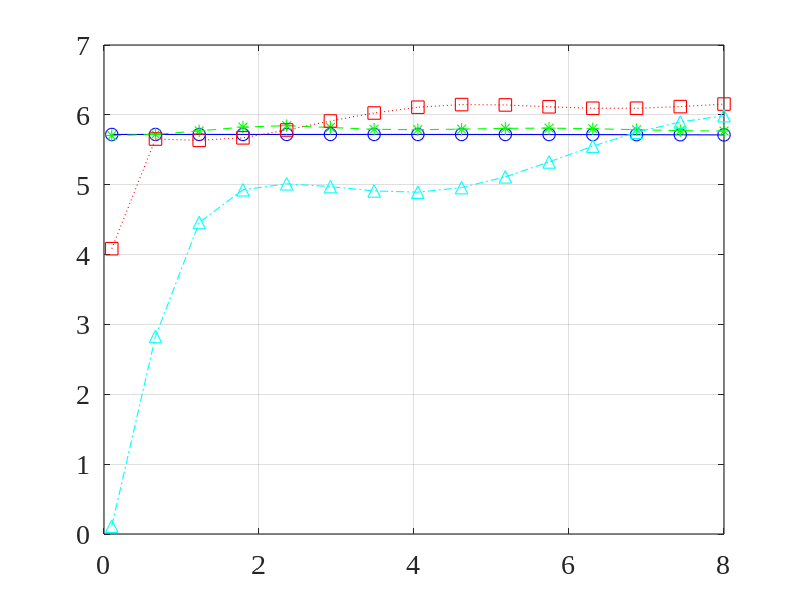
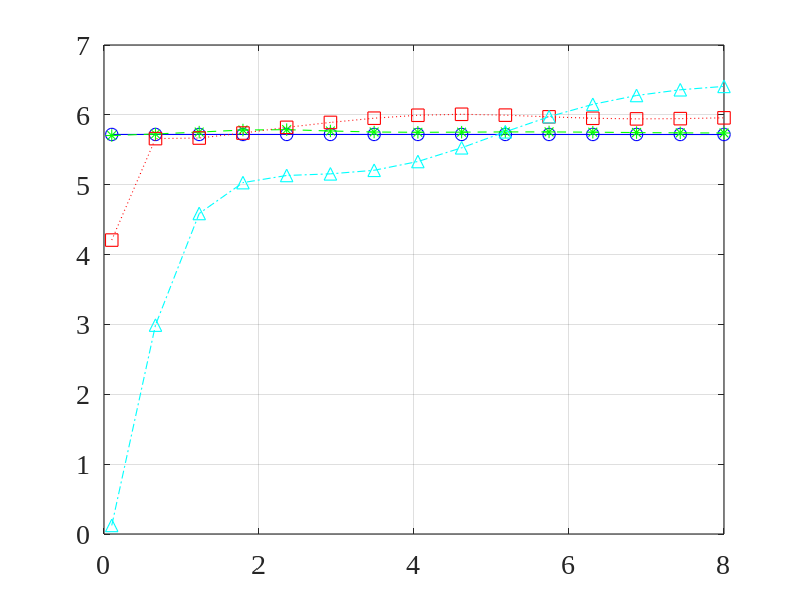

Reproduce these figures in MATLAB, in order.
close all; clc; clear all;
linewd = 0.8;
hcfontsize = 20;
MarkerSize=9;
c=340;

theta_d=0/180*pi;
M=6;     % number of microphones
[m_mat,n_mat]=meshgrid(1:M,1:M);

delta=0.005;
eps_values=[0 1e-5 1e-3 1e-1];     % number of microphones
f=linspace(100,8e3,15)';  % frequency

D1_dB_values=zeros(length(f),length(eps_values));
D2_dB_values=zeros(length(f),length(eps_values));
for idxM=1:length(eps_values)
    epsilon=eps_values(idxM);
    for idx_f=1:length(f)
        fk=f(idx_f);
        d=exp(-1i*2*pi*fk*delta/c*(0:M-1)'*cos(theta_d));
        Gamma0=sinc(2*fk*delta/c*(m_mat-n_mat));
        GammaC=besseli(0,2i*pi*fk*(m_mat-n_mat)*delta/c);
        b1=0.5*[3^0.5-1; 3-3^0.5];  % supercardioid
        f_bar=2*pi*delta/c*fk*(0:M-1)';
        b0bar=besselj(0,-f_bar);
        b1bar=1i*besselj(1,-f_bar);
        Gamma_dpc=[b0bar b1bar];
        GammaC_eps=GammaC+epsilon*eye(M);
        h=GammaC_eps\Gamma_dpc*b1;
        D1_dB_values(idx_f,idxM)=10*log10(abs(h'*d)^2/(h'*Gamma0*h));
        b1=0.5*[3^0.5-1; 3-3^0.5];  % supercardioid
        f_bar=2*pi*delta/c*fk*(0:M-1)';
        b0bar=besselj(0,-f_bar);
        b1bar=1i*besselj(1,-f_bar);
        Gamma_dpc=[b0bar b1bar];
        d=exp(-1i*f_bar);
        GammaC_eps=GammaC+epsilon*eye(M);
        hLS=GammaC_eps\Gamma_dpc*b1;
        h=hLS+(1-d'*hLS)/(d'/GammaC_eps*d)*(GammaC_eps\d);
        D2_dB_values(idx_f,idxM)=10*log10(abs(h'*d)^2/(h'*Gamma0*h));
    end
end

figure
plot(f/1e3,D1_dB_values(:,1),'-bo','linewidth',linewd, 'MarkerSize',MarkerSize);
hold on
plot(f/1e3,D1_dB_values(:,2),'--g*','linewidth',linewd, 'MarkerSize',MarkerSize);
plot(f/1e3,D1_dB_values(:,3),':rs','linewidth',linewd, 'MarkerSize',MarkerSize);
plot(f/1e3,D1_dB_values(:,4),'-.c^','linewidth',linewd, 'MarkerSize',MarkerSize);
hold off
set(gca, 'Color', [1, 1, 1]);
set(gca, 'FontName', 'Times New Roman');
set(gca, 'FontSize', hcfontsize);
set(gca, 'LineWidth', linewd);
set(gca,'YLim',[0 7]);
box on; grid on;

figure
plot(f/1e3,D2_dB_values(:,1),'-bo','linewidth',linewd, 'MarkerSize',MarkerSize);
hold on
plot(f/1e3,D2_dB_values(:,2),'--g*','linewidth',linewd, 'MarkerSize',MarkerSize);
plot(f/1e3,D2_dB_values(:,3),':rs','linewidth',linewd, 'MarkerSize',MarkerSize);
plot(f/1e3,D2_dB_values(:,4),'-.c^','linewidth',linewd, 'MarkerSize',MarkerSize);
hold off
set(gca, 'Color', [1, 1, 1]);
set(gca, 'FontName', 'Times New Roman');
set(gca, 'FontSize', hcfontsize);
set(gca, 'LineWidth', linewd);
set(gca,'YLim',[0 7]);
box on; grid on;
